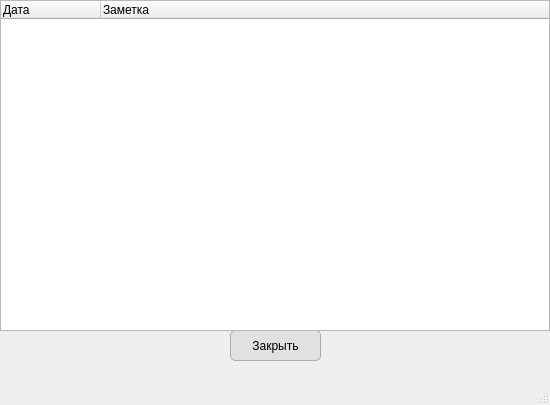
<?xml version="1.0" encoding="UTF-8"?>
<ui version="4.0">
 <class>tempWindow</class>
 <widget class="QMainWindow" name="tempWindow">
  <property name="geometry">
   <rect>
    <x>0</x>
    <y>0</y>
    <width>550</width>
    <height>405</height>
   </rect>
  </property>
  <property name="sizePolicy">
   <sizepolicy hsizetype="Fixed" vsizetype="Fixed">
    <horstretch>0</horstretch>
    <verstretch>0</verstretch>
   </sizepolicy>
  </property>
  <property name="contextMenuPolicy">
   <enum>Qt::DefaultContextMenu</enum>
  </property>
  <property name="windowTitle">
   <string>Временная таблица</string>
  </property>
  <widget class="QWidget" name="centralwidget">
   <widget class="QPushButton" name="closeButton">
    <property name="geometry">
     <rect>
      <x>230</x>
      <y>330</y>
      <width>91</width>
      <height>31</height>
     </rect>
    </property>
    <property name="styleSheet">
     <string notr="true">border-radius: 5px;
border: 1px solid rgb(173,173,173);
background-color: rgb(225,225,225);</string>
    </property>
    <property name="text">
     <string>Закрыть</string>
    </property>
   </widget>
   <widget class="QTableWidget" name="tempTable">
    <property name="geometry">
     <rect>
      <x>0</x>
      <y>0</y>
      <width>550</width>
      <height>331</height>
     </rect>
    </property>
    <property name="sizePolicy">
     <sizepolicy hsizetype="Fixed" vsizetype="Fixed">
      <horstretch>0</horstretch>
      <verstretch>0</verstretch>
     </sizepolicy>
    </property>
    <property name="autoFillBackground">
     <bool>true</bool>
    </property>
    <attribute name="horizontalHeaderStretchLastSection">
     <bool>true</bool>
    </attribute>
    <column>
     <property name="text">
      <string>Дата</string>
     </property>
     <property name="textAlignment">
      <set>AlignLeading|AlignVCenter</set>
     </property>
    </column>
    <column>
     <property name="text">
      <string>Заметка</string>
     </property>
     <property name="textAlignment">
      <set>AlignLeading|AlignVCenter</set>
     </property>
    </column>
   </widget>
  </widget>
  <widget class="QMenuBar" name="menubar">
   <property name="geometry">
    <rect>
     <x>0</x>
     <y>0</y>
     <width>550</width>
     <height>22</height>
    </rect>
   </property>
  </widget>
  <widget class="QStatusBar" name="statusbar"/>
 </widget>
 <resources/>
 <connections/>
</ui>
